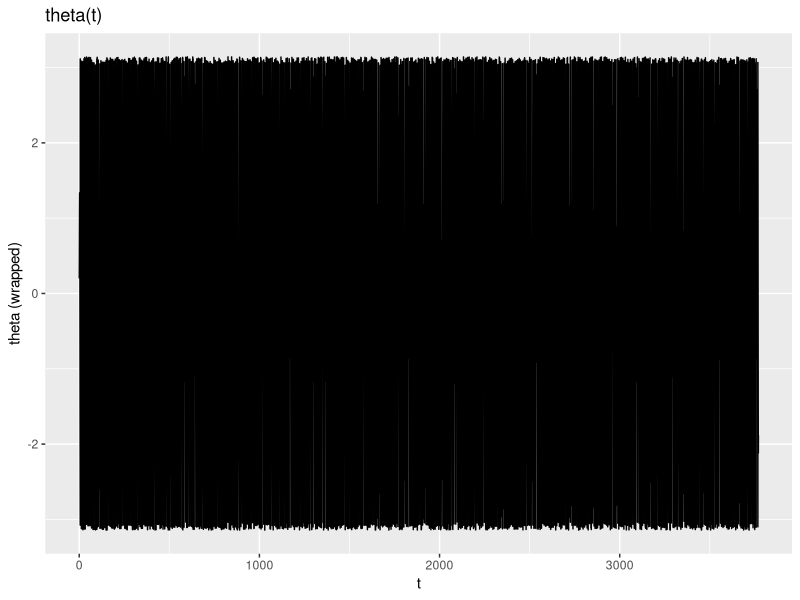
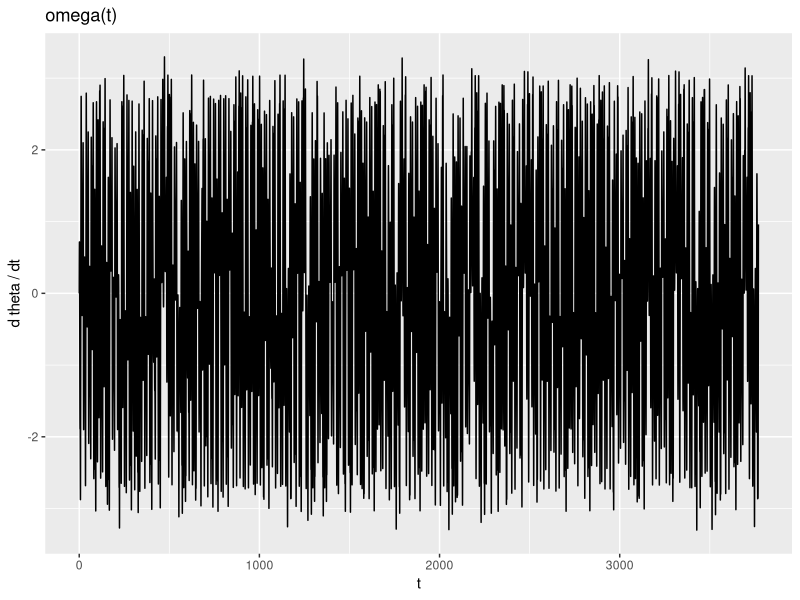
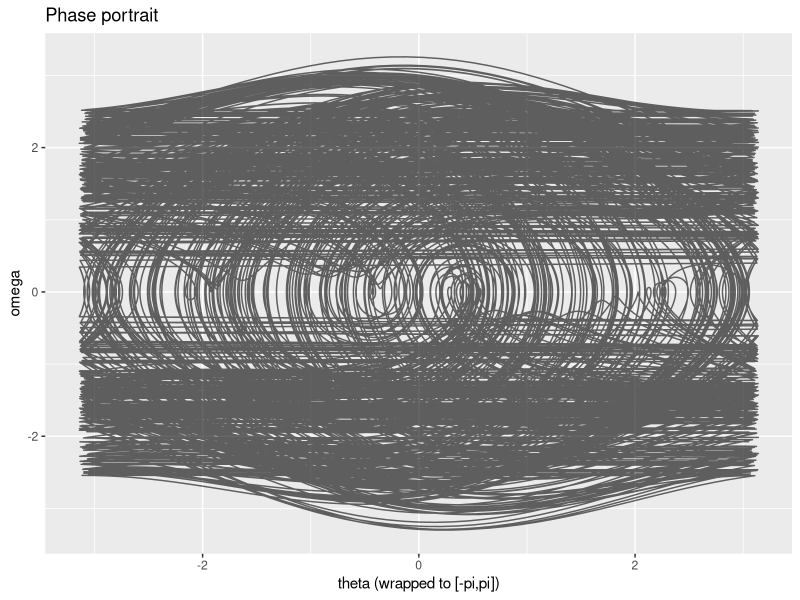
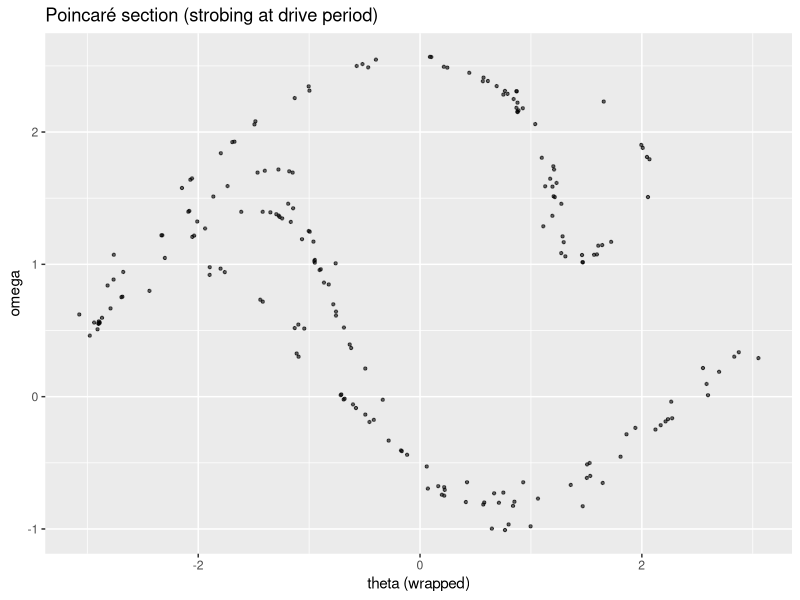

Here is the R script that generated these plots, in order: (Note: a time limit stopped this script after it produced the figures.)
# chaotic_pendulum.R
# Periodically forced, damped pendulum: RK4 integrator + phase portraits,
# Poincaré sections, bifurcation diagram vs A, and approximate LLE.
#
# Minimal deps: ggplot2, dplyr
suppressPackageStartupMessages({
  ok <- requireNamespace("ggplot2", quietly = TRUE); if (!ok) stop("Install ggplot2")
  ok <- requireNamespace("dplyr", quietly = TRUE);   if (!ok) stop("Install dplyr")
})
library(ggplot2)
library(dplyr)

# ---------------- Utilities ----------------

wrap_to_pi <- function(x) {
  # Map angle to (-pi, pi]
  y <- (x + pi) %% (2*pi)
  y[y == 0] <- 2*pi
  y - pi
}

unwrap_angle <- function(theta_wrapped) {
  # Unwrap a sequence of angles (radians) to a continuous signal
  # Assumes small step-to-step changes (true for small dt).
  unwrapped <- theta_wrapped
  for (i in 2:length(unwrapped)) {
    delta <- unwrapped[i] - unwrapped[i-1]
    if (delta >  pi) unwrapped[i:length(unwrapped)] <- unwrapped[i:length(unwrapped)] - 2*pi
    if (delta < -pi) unwrapped[i:length(unwrapped)] <- unwrapped[i:length(unwrapped)] + 2*pi
  }
  unwrapped
}

# ---------------- Model ----------------

pend_rhs <- function(t, x, pars) {
  # x = c(theta, omega), where omega = dtheta/dt
  theta <- x[1]; omega <- x[2]
  gamma  <- pars$gamma
  A      <- pars$A
  wdrive <- pars$omega
  
  dtheta <- omega
  domega <- -gamma*omega - sin(theta) + A*cos(wdrive*t)
  c(dtheta, domega)
}

rk4_step <- function(f, t, x, dt, pars) {
  k1 <- f(t,         x,            pars)
  k2 <- f(t + dt/2,  x + dt*k1/2,  pars)
  k3 <- f(t + dt/2,  x + dt*k2/2,  pars)
  k4 <- f(t + dt,    x + dt*k3,    pars)
  x + dt*(k1 + 2*k2 + 2*k3 + k4)/6
}

integrate_pendulum <- function(theta0=0.2, omega0=0.0,
                               pars=list(gamma=0.2, A=1.2, omega=2/3),
                               t_max=200, dt=0.01) {
  n  <- floor(t_max/dt) + 1
  t  <- seq(0, by=dt, length.out=n)
  x  <- matrix(0.0, nrow=n, ncol=2)
  x[1,] <- c(theta0, omega0)
  
  for (i in 2:n) {
    x[i,] <- rk4_step(pend_rhs, t[i-1], x[i-1,], dt, pars)
  }
  
  theta <- x[,1]
  omega <- x[,2]
  tibble::tibble(
    t = t,
    theta_unwrapped = theta,
    theta = wrap_to_pi(theta),
    omega = omega
  )
}

# Linear interpolation of state at arbitrary times
interp_state <- function(sim_df, t_query) {
  # Interpolate unwrapped theta and omega at t_query
  th <- approx(sim_df$t, sim_df$theta_unwrapped, xout=t_query, rule=2)$y
  om <- approx(sim_df$t, sim_df$omega,           xout=t_query, rule=2)$y
  tibble::tibble(
    t = t_query,
    theta_unwrapped = th,
    theta = wrap_to_pi(th),
    omega = om
  )
}

# ---------------- Diagnostics & Plots ----------------

plot_time_series <- function(sim_df, n_keep = NULL) {
  df <- sim_df
  if (!is.null(n_keep)) df <- df %>% dplyr::slice_tail(n=n_keep)
  p1 <- ggplot(df, aes(t, theta)) + geom_line() + labs(title="theta(t)", y="theta (wrapped)")
  p2 <- ggplot(df, aes(t, omega)) + geom_line() + labs(title="omega(t)", y="d theta / dt")
  list(p_theta = p1, p_omega = p2)
}

plot_phase <- function(sim_df, frac_discard=0.5) {
  n <- nrow(sim_df)
  start <- floor(frac_discard*n) + 1
  df <- sim_df[start:n,]
  ggplot(df, aes(theta, omega)) +
    geom_path(alpha=0.6) +
    labs(title="Phase portrait", x="theta (wrapped to [-pi,pi])", y="omega")
}

poincare_section <- function(sim_df, pars, n_skip_periods=200, n_take_periods=200) {
  Tdrive <- 2*pi/pars$omega
  t0 <- sim_df$t[1]
  t_skip <- t0 + n_skip_periods*Tdrive
  t_take <- t_skip + (0:(n_take_periods-1))*Tdrive
  interp_state(sim_df, t_take)
}

plot_poincare <- function(pmap_df) {
  ggplot(pmap_df, aes(theta, omega)) +
    geom_point(alpha=0.6, size=0.8) +
    labs(title="Poincaré section (strobing at drive period)", x="theta (wrapped)", y="omega")
}

# ---------------- Bifurcation vs A + LLE ----------------

# Approximate largest Lyapunov exponent via two-trajectory method (Benettin-style)
lyapunov_largest <- function(theta0=0.2, omega0=0.0,
                             pars=list(gamma=0.2, A=1.2, omega=2/3),
                             dt=0.01,
                             n_periods_total=800,
                             renorm_every_steps=50,
                             d0=1e-8) {
  Tdrive <- 2*pi/pars$omega
  n_steps <- floor((n_periods_total*Tdrive)/dt)
  
  x  <- c(theta0, omega0)
  # small random perturbation direction
  dir <- rnorm(2); dir <- dir / sqrt(sum(dir^2))
  y  <- x + d0*dir
  
  sum_log <- 0.0
  t <- 0.0
  k <- 0L
  
  for (i in 1:n_steps) {
    x <- rk4_step(pend_rhs, t, x, dt, pars)
    y <- rk4_step(pend_rhs, t, y, dt, pars)
    t <- t + dt
    
    if (i %% renorm_every_steps == 0) {
      delta <- y - x
      # keep theta difference continuous (states are unwrapped internally)
      d <- sqrt(sum(delta^2))
      if (d == 0) {
        # avoid log(0)
        d <- .Machine$double.eps
      }
      sum_log <- sum_log + log(d/d0)
      # renormalize
      y <- x + (delta / d) * d0
      k <- k + 1L
    }
  }
  # total time of k renormalizations
  tau <- k * renorm_every_steps * dt
  if (tau == 0) return(NA_real_)
  sum_log / tau
}

bifurcation_vs_A <- function(A_seq,
                             base_pars=list(gamma=0.2, A=1.2, omega=2/3),
                             theta0=0.2, omega0=0.0,
                             dt_factor=200,     # steps per drive period
                             n_skip_periods=300,
                             n_take_periods=120,
                             compute_lle=TRUE,
                             lle_periods=600) {
  out_pts <- list()
  lle_vals <- numeric(length(A_seq))
  names(lle_vals) <- as.character(A_seq)
  
  for (idx in seq_along(A_seq)) {
    A <- A_seq[idx]
    pars <- base_pars; pars$A <- A
    
    Tdrive <- 2*pi/pars$omega
    dt <- Tdrive / dt_factor
    t_max <- (n_skip_periods + n_take_periods + 5) * Tdrive # +5 buffer
    
    sim <- integrate_pendulum(theta0, omega0, pars, t_max=t_max, dt=dt)
    pmap <- poincare_section(sim, pars, n_skip_periods=n_skip_periods, n_take_periods=n_take_periods)
    out_pts[[idx]] <- tibble::tibble(A=A, theta=pmap$theta, omega=pmap$omega)
    
    if (compute_lle) {
      lle_vals[idx] <- lyapunov_largest(theta0, omega0, pars,
                                        dt = dt,
                                        n_periods_total = lle_periods)
    }
  }
  bif <- dplyr::bind_rows(out_pts)
  if (compute_lle) {
    lle_df <- tibble::tibble(A=A_seq, LLE=lle_vals)
  } else {
    lle_df <- NULL
  }
  list(bif=bif, lle=lle_df)
}

plot_bifurcation <- function(bif_df, yvar=c("theta","omega")) {
  yvar <- match.arg(yvar)
  ggplot(bif_df, aes(A, .data[[yvar]])) +
    geom_point(alpha=0.3, size=0.3) +
    labs(title=paste("Bifurcation diagram (y =", yvar, ")"),
         x="Forcing amplitude A", y=yvar)
}

plot_lle <- function(lle_df) {
  ggplot(lle_df, aes(A, LLE)) +
    geom_line() + geom_hline(yintercept=0, linetype="dashed") +
    labs(title="Largest Lyapunov exponent vs A", x="A", y="LLE")
}

# ---------------- Convenience demos ----------------

demo_phase <- function(pars=list(gamma=0.2, A=1.2, omega=2/3),
                       theta0=0.2, omega0=0.0,
                       n_periods=400, dt_factor=200) {
  Tdrive <- 2*pi/pars$omega
  dt <- Tdrive / dt_factor
  sim <- integrate_pendulum(theta0, omega0, pars, t_max=n_periods*Tdrive, dt=dt)
  
  plots <- plot_time_series(sim)
  print(plots$p_theta); print(plots$p_omega)
  print(plot_phase(sim, frac_discard=0.5))
  
  pmap <- poincare_section(sim, pars, n_skip_periods=200, n_take_periods=200)
  print(plot_poincare(pmap))
  invisible(list(sim=sim, pmap=pmap))
}

demo_bifurcation <- function(A_min=0.9, A_max=1.6, nA=120,
                             base_pars=list(gamma=0.2, A=1.2, omega=2/3),
                             yvar="theta",
                             compute_lle=TRUE) {
  A_seq <- seq(A_min, A_max, length.out=nA)
  res <- bifurcation_vs_A(
    A_seq,
    base_pars = base_pars,
    dt_factor = 200,
    n_skip_periods = 250,
    n_take_periods = 120,
    compute_lle = compute_lle,
    lle_periods = 500
  )
  print(plot_bifurcation(res$bif, yvar=yvar))
  Sys.sleep(5)
  
  # to file 
  ggsave("chaotic_pendulum_bifurcation_plot.pdf",
         plot = plot_bifurcation(res$bif, yvar = yvar))
  
  if (!is.null(res$lle)) print(plot_lle(res$lle))
  
  ggsave("chaotic_pendulum_lle_plot.pdf",
         plot = plot_lle(res$lle))
  
  invisible(res)
}

# ---------------- How to run (examples) ----------------
# From R:
#   source("chaotic_pendulum.R")
demo_phase()                           # single-run: time series, phase portrait, Poincaré
Sys.sleep(5)
demo_bifurcation()                     # sweep A, bifurcation + LLE overlay
Sys.sleep(5)
#

# personalise #
# Tweak params, e.g.:
#   demo_phase(pars=list(gamma=0.25, A=1.4, omega=2/3))
#   demo_bifurcation(A_min=0.8, A_max=1.8, nA=160,
#                    base_pars=list(gamma=0.22, A=1.2, omega=2/3), yvar="omega")
